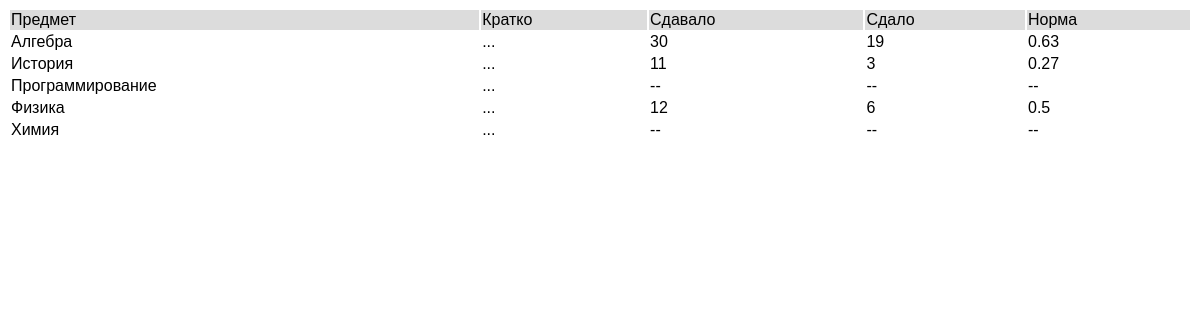
Screenshot of /Diplom/var/www/html/ci/index.php/mainmenu/subjectlist with the database file from the repository.
### tables this page shows
CREATE TABLE `subject` (
  `id_subject` int(11) NOT NULL AUTO_INCREMENT,
  `title_subject` varchar(45) DEFAULT NULL,
  `npositiv` int(11) DEFAULT NULL,
  `ntotal` int(11) DEFAULT NULL,
  PRIMARY KEY (`id_subject`)
);

### Diplom/var/www/html/ci/application/controllers/mainmenu.php (called while the page is built, shortened)
<?php
require_once APPPATH.'core/main_controller.php';
class MainMenu extends Main_Controller
{
    public function __construct()
  {
    $this->load->model("stud/stud_model", "stud_model");
  }
  public function subjectlist()
  {
      $a[] = array("Предмет","Кратко","Сдавало","Сдало","Норма");
      $b = $this->stud_model->subjectlist();
      $data_vew['STRLIST'] = array_merge($a,$b);
      $this->load->view('stud/views/mainmenu/unilist',$data_vew);
      return Main_Controller::OUTPUT_MIN;
  }
}

### Diplom/var/www/html/ci/index.php (called while the page is built, shortened)
<?php
require_once BASEPATH.'core/CodeIgniter.php';

### Diplom/var/www/html/ci/application/models/stud/stud_model.php (called while the page is built, shortened)
<?php
class Stud_Model extends CI_Model
{
  public function subjectlist()
  {
    $rc = array();
    $q = $this->db->query(
            "SELECT title_subject as info1,
                    '...' as info2,
                    ntotal,
                    npositiv,
                    id_subject as id
             FROM stud.subject
             ");
    if ($q->num_rows()>0)
    {
      $rc = $q->result_array();
    }
    return $rc;
  }
}

### Diplom/var/www/html/ci/application/core/page_control_data.php (called while the page is built, shortened)
<?php
class Page_Control_Data
{
  public function __construct()
  {
    $this->css_array = array();
    $this->js_array = array();
    $this->show_override = NULL;
  }
  public function __get($name)
  {
    $rc = NULL;
    switch ($name)
    {
      case "CSS":
        $rc = $this->css_array;
        break;
      case "JS":
        $rc = $this->js_array;
        break;
    }
    return $rc;
  }
  protected $css_array;
  protected $js_array;
}

### Diplom/var/www/html/ci/application/views/stud/views/mainmenu/unilist.php (the view, shortened to what this page needs)
<?php
   $thead = true;
?>
<table>
    <?php foreach ($STRLIST as $k => $v): ?>
        <?php if ($thead): ?>
         <thead>
             <tr>
            <?php foreach ($v as $kz => $vz): ?>
            <td>
              <?=$vz?>
            </td>
            <?php endforeach; ?>
            </tr>
         </thead>
        <?php else:?>
    <tr>
        <td>
            <?=$v["info1"]?>
        </td>
        <td>
          <?=$v["info2"]?>
        </td>
        <td>
          <?= is_null($v["ntotal"]) ? "--" : $v["ntotal"]; ?>
        </td>
        <td>
          <?= is_null($v["npositiv"]) ? "--" : $v["npositiv"]?>
        </td>
        <td>
          <?= is_null($v["npositiv"]) || is_null($v["npositiv"])? "--" : round($v["npositiv"]/$v["ntotal"],2)?>
        </td>
    </tr>
        <?php endif;?>
    <?php $thead=false; ?>
    <?php endforeach; ?>
</table>

### Diplom/var/www/html/ci/application/views/core/main_controller/min_head.php (shortened to what this page needs)
<?php
  $css_list = $this->page_control_data->CSS;
  $js_list  = $this->page_control_data->JS;
?>
<!DOCTYPE html>
<html>
  <head>
    <?php foreach ($css_list as $onecss): ?>
    <link rel="stylesheet" type="text/css" href="<?=$onecss?>">
    <?php endforeach;?>
  </head>
  <body>

### Diplom/var/www/html/ci/application/views/core/main_controller/min_foot.php (shortened to what this page needs)
  </body>
</html>

### Diplom/var/www/html/ci/application/core/main_controller.php (shortened to what this page needs)
<?php
require_once 'page_control_data.php';
class Main_Controller extends CI_Controller
{
  public $output_control;
  public $page_control_data;
  public function __construct()
  {
    $this->output_control = self::OUTPUT_FULL;
    $this->out_control_view = array();
    $this->out_control_view[self::OUTPUT_NONE] =array("head"=>"none_head","foot"=>"none_foot");
    $this->out_control_view[self::OUTPUT_MIN ] =array("head"=>"min_head" ,"foot"=>"min_foot");
    $this->out_control_view[self::OUTPUT_FULL] =array("head"=>"full_head","foot"=>"full_foot");
    $this->page_control_data = new Page_Control_Data();
  }
  public function _remap($method, $params = array())
  {
    if (method_exists($this, $method))
    {
      $tcls = new ReflectionClass($this);
      $met_data = $tcls->getMethod($method);
      if ($met_data->isPublic())
      {
        $rz = call_user_func_array(array($this, $method), $params);
        $this->output_control = $this->check_result_call($rz, static::OUTPUT_DEFAILT);
        $this->output_control = $this->check_result_call($this->page_control_data->show_override, $this->output_control);
      }
    }
    return;
  }
  public function _output($outstr)
  {
    $header = $this->load->view(self::HEADERS_PATH.$this->out_control_view[$this->output_control]["head"],NULL,TRUE);
    $footer = $this->load->view(self::HEADERS_PATH.$this->out_control_view[$this->output_control]["foot"],NULL,TRUE);
    echo $header.$outstr.$footer;
  }
  protected $out_control_view;
  private function check_result_call($result_call, $default_val)
  {
    $rc = $default_val;
    if (!is_null($result_call))
    {
      if (in_array($result_call, array_keys($this->out_control_view)))
      {
        $rc = $result_call;
      }
    }
    return $rc;
  }
}

### Diplom/var/www/html/ci/application/views/stud/css/mainmenu/bodyframe.css (style rules this page uses)
table { font-family: sans-serif; width: 100%; }
thead { background-color: gainsboro; }

### rows the page displays
subject: title_subject "Алгебра", info2 "...", ntotal "30", npositiv "19", $v["npositiv"]/$v["ntotal"] "0.63"
subject: title_subject "История", info2 "...", ntotal "11", npositiv "3", $v["npositiv"]/$v["ntotal"] "0.27"
subject: title_subject "Программирование", info2 "..."
subject: title_subject "Физика", info2 "...", ntotal "12", npositiv "6", $v["npositiv"]/$v["ntotal"] "0.5"
subject: title_subject "Химия", info2 "..."

### other values shown
$vz "Предмет"
$vz "Кратко"
$vz "Сдавало"
$vz "Сдало"
$vz "Норма"
